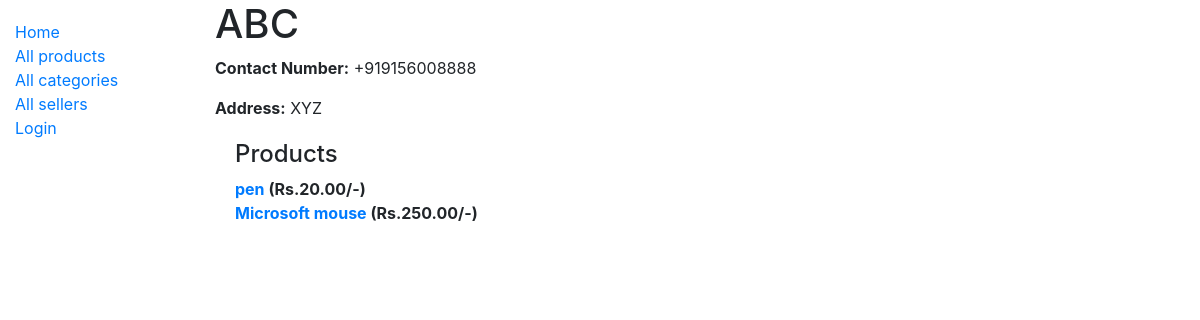
The app's page /market/seller/1 with its own data.
### market/models.py (models this page shows, shortened)
class Seller(models.Model):
    name = models.CharField(max_length=60)
    phone = PhoneNumberField(null=False, blank=True, unique=True)
    address = models.TextField(max_length=500, null=True)

class Product(models.Model):
    name = models.CharField(max_length=50)
    price = models.DecimalField(max_digits=8, decimal_places=2)
    description = models.TextField(max_length=1000, help_text='brief description of the product', blank=True)
    image = models.ImageField(default='default.png',blank=True)
    seller = models.ForeignKey(Seller, on_delete=models.SET_NULL, null=True, blank=True)
    category = models.ManyToManyField(Category, help_text='Categories for this product', blank=True)
    stock = models.PositiveIntegerField(default=1)
    def __str__(self):
        return self.name

### market/views.py (the view)
# urls.py: path('seller/<int:pk>', views.SellerDetailView.as_view(), name='seller-detail'),
class SellerDetailView(generic.DetailView):
    model = Seller

### market/templates/market/seller_detail.html
{% extends "base_generic.html" %}
{% block content %}
    <h1>{{ seller.name }}</h1>
    <p><strong>Contact Number:</strong> {{ seller.phone }}</p>
    <p><strong>Address:</strong> {{ seller.address }}</p>
    <div style="margin-left:20px;margin-top:20px">
        <h4>Products</h4>
        <dl>
        {% for product in seller.product_set.all %}
          <dt><a href="{% url 'market:product-detail' product.pk %}">{{product}}</a> (Rs.{{ product.price }}/-)</dt>
        {% endfor %}
        </dl>
    </div>
{% endblock %}

### records on screen
Seller: name "ABC", phone "+919156008888", address "XYZ"
Product: name "pen", price "20.00"
Product: name "Microsoft mouse", price "250.00"
